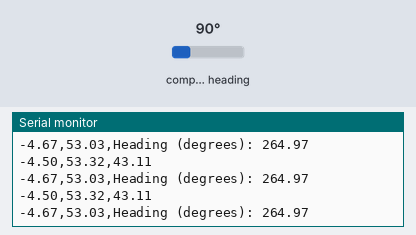
A sketch run on a simulated Arduino Uno, built with avr-gcc and run on an emulated ATmega328P. On the bench: the last lines printed to the serial monitor. The inputs (shaded band) are chosen by the test bench; at power-on: compass heading 90°.

Above: at 1.2 s.
1.3 s: compass heading set to 7°
At 1.44 s:
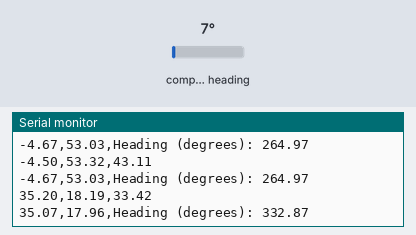
4.3 s: compass heading set to 90°
At 4.35 s:
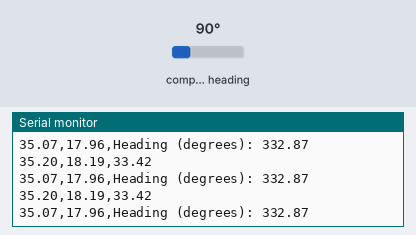

The sketch:

final_calib_compass.ino
```cpp
#include <Wire.h>
#include <Adafruit_Sensor.h>
#include <Adafruit_HMC5883_U.h>

/* Assign a unique ID to this sensor at the same time */
Adafruit_HMC5883_Unified mag = Adafruit_HMC5883_Unified(12345);

float rotation_matrix[2][2] = {{0.513419619350756, 0.8581376896895537}, {-0.8581376896895537, 0.513419619350756}};
float reverse_rotation_matrix[2][2] = {{0.513419619350756, -0.8581376896895537}, {0.8581376896895537, 0.513419619350756}};
float x_offset = 4.5;
float y_offset = -13.32;
float scale_factor = 0.9923043091259168;

void displaySensorDetails(void)
{
  sensor_t sensor;
  mag.getSensor(&sensor);
  Serial.println("------------------------------------");
  Serial.print  ("Sensor:       "); Serial.println(sensor.name);
  Serial.print  ("Driver Ver:   "); Serial.println(sensor.version);
  Serial.print  ("Unique ID:    "); Serial.println(sensor.sensor_id);
  Serial.print  ("Max Value:    "); Serial.print(sensor.max_value); Serial.println(" uT");
  Serial.print  ("Min Value:    "); Serial.print(sensor.min_value); Serial.println(" uT");
  Serial.print  ("Resolution:   "); Serial.print(sensor.resolution); Serial.println(" uT");
  Serial.println("------------------------------------");
  Serial.println("");
  delay(500);
}

void setup(void)
{
  Serial.begin(9600);
  //Serial.println("HMC5883 Magnetometer Test"); Serial.println("");

  /* Initialise the sensor */
  if(!mag.begin())
  {
    /* There was a problem detecting the HMC5883 ... check your connections */
    Serial.println("Ooops, no HMC5883 detected ... Check your wiring!");
    while(1);
  }

  /* Display some basic information on this sensor */
 // displaySensorDetails();
}

void loop(void)
{
  /* Get a new sensor event */
  sensors_event_t event;
  mag.getEvent(&event);

float a = event.magnetic.x;
float b = event.magnetic.y;

float x_a = a + (-x_offset);
float y_a = b + (-y_offset);

Serial.print(x_a); Serial.print(",");
Serial.print(y_a); Serial.print(",");

float x_b = (((rotation_matrix[0][0] * x_a) + (rotation_matrix[0][1] * y_a)) * scale_factor);
float y_b = ((rotation_matrix[1][0] * x_a) + rotation_matrix[1][1] * y_a);
Serial.println(x_b);
float x = ((reverse_rotation_matrix[0][0] * x_b) + (reverse_rotation_matrix[0][1] * y_b));
float y = ((reverse_rotation_matrix[1][0] * x_b) + (reverse_rotation_matrix[1][1] * y_b));

Serial.print(x); Serial.print(",");
Serial.print(y); Serial.print(",");
//Serial.print(event.magnetic.z); Serial.println();

  // Hold the module so that Z is pointing 'up' and you can measure the heading with x&y
  // Calculate heading when the magnetometer is level, then correct for signs of axis.
  float heading = atan2(y, x);

  // Once you have your heading, you must then add your 'Declination Angle', which is the 'Error' of the magnetic field in your location.
  // Find yours here: http://www.magnetic-declination.com/
  // Mine is: -13* 2' W, which is ~13 Degrees, or (which we need) 0.22 radians
  // If you cannot find your Declination, comment out these two lines, your compass will be slightly off.
  //float declinationAngle = 0.22;
  //heading += declinationAngle;

  // Correct for when signs are reversed.
  if(heading < 0)
    heading += 2*PI;

  // Check for wrap due to addition of declination.
  if(heading > 2*PI)
    heading -= 2*PI;

  // Convert radians to degrees for readability.
  float headingDegrees = 360 - (heading * 180/M_PI);

 Serial.print("Heading (degrees): "); Serial.println(headingDegrees);

  delay(100);
}
```

Measured:
- after the input at 1.3 s, the serial monitor: prints a new line after 0.05 s (image 1)
